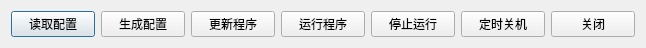
  <widget class="QWidget" name="layoutWidget">
   <property name="geometry">
    <rect>
     <x>10</x>
     <y>620</y>
     <width>646</width>
     <height>30</height>
    </rect>
   </property>
   <layout class="QHBoxLayout" name="horizontalLayout">
    <item>
     <widget class="QPushButton" name="pushButton_readconfig">
      <property name="text">
       <string>读取配置</string>
      </property>
      <property name="default">
       <bool>true</bool>
      </property>
     </widget>
    </item>
    <item>
     <widget class="QPushButton" name="pushButton_writeconfig">
      <property name="text">
       <string>生成配置</string>
      </property>
      <property name="default">
       <bool>false</bool>
      </property>
     </widget>
    </item>
    <item>
     <widget class="QPushButton" name="pushButton_update">
      <property name="text">
       <string>更新程序</string>
      </property>
     </widget>
    </item>
    <item>
     <widget class="QPushButton" name="pushButton_run">
      <property name="text">
       <string>运行程序</string>
      </property>
     </widget>
    </item>
    <item>
     <widget class="QPushButton" name="pushButton_kill">
      <property name="text">
       <string>停止运行</string>
      </property>
     </widget>
    </item>
    <item>
     <widget class="QPushButton" name="pushButton_shutdown">
      <property name="text">
       <string>定时关机</string>
      </property>
     </widget>
    </item>
    <item>
     <widget class="QPushButton" name="pushButton_close">
      <property name="text">
       <string>关闭</string>
      </property>
     </widget>
    </item>
   </layout>
  </widget>
